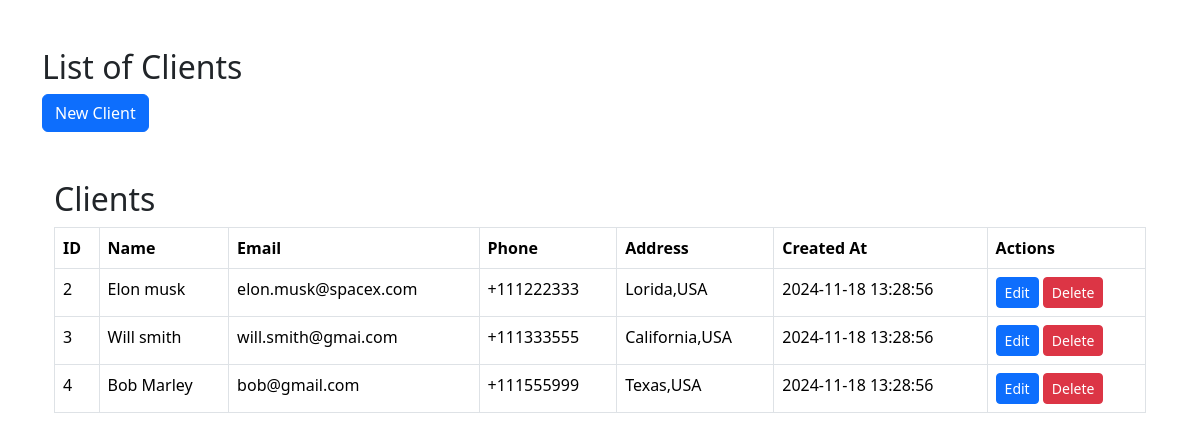
The page / on the database its author committed.
### tables this page shows
CREATE TABLE `clients` (
  `id` int(11) NOT NULL,
  `name` varchar(100) NOT NULL,
  `email` varchar(200) NOT NULL,
  `phone` varchar(20) DEFAULT NULL,
  `address` varchar(200) DEFAULT NULL,
  `created_at` datetime NOT NULL DEFAULT current_timestamp()
);

### index.php (the view, shortened to what this page needs)
<?php
$servername = "localhost";
$username = "root";
$password = "";
$database = "User-Management";
$connection = new mysqli($servername, $username, $password, $database);
$sql = "SELECT * FROM clients";
$result = $connection->query($sql);
?>
<!DOCTYPE html>
<html lang="en">
<head>
    <link rel="stylesheet" href="https://cdn.jsdelivr.net/npm/bootstrap@5.3.3/dist/css/bootstrap.min.css">
</head>
<body>
<div class="container my-5">
      <h2>List of Clients</h2>
      <a class="btn btn-primary" href="/User-Management/create.php" role="button">New Client</a>
      <br>
    <div class="container my-5">
        <h2>Clients</h2>
        <table class="table table-bordered">
            <thead>
                <tr>
                    <th>ID</th>
                    <th>Name</th>
                    <th>Email</th>
                    <th>Phone</th>
                    <th>Address</th>
                    <th>Created At</th>
                    <th>Actions</th>
                </tr>
            </thead>
            <tbody>
                <?php
                while ($row = $result->fetch_assoc()) {
                    echo "
                    <tr>
                        <td>{$row['id']}</td>
                        <td>{$row['name']}</td>
                        <td>{$row['email']}</td>
                        <td>{$row['phone']}</td>
                        <td>{$row['address']}</td>
                        <td>{$row['created_at']}</td>
                        <td>
                            <a class='btn btn-primary btn-sm' href='/User-Management/edit.php?id={$row['id']}'>Edit</a>
                            <a class='btn btn-danger btn-sm' href='/User-Management/delete.php?id={$row['id']}'>Delete</a>
                        </td>
                    </tr>
                    ";
                }
                ?>
            </tbody>
        </table>
    </div>
</body>
</html>

### rows shown on the page
clients: id "2", name "Elon musk", email "elon.musk@spacex.com", phone "+111222333", address "Lorida,USA", created_at "2024-11-18 13:28:56"
clients: id "3", name "Will smith", email "will.smith@gmai.com", phone "+111333555", address "California,USA", created_at "2024-11-18 13:28:56"
clients: id "4", name "Bob Marley", email "bob@gmail.com", phone "+111555999", address "Texas,USA", created_at "2024-11-18 13:28:56"
